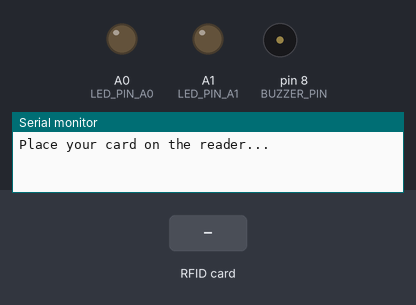
Bench run of a sketch on a simulated Arduino Uno, built with avr-gcc and run on an emulated ATmega328P. On the bench: output pins drawn as LEDs (lit = HIGH), buzzer (waves = sounding, pin HIGH), the last lines printed to the serial monitor. Inputs (shaded band) come from the test bench. Pins used as bus, display or sensor lines are not drawn.

Above: at 1.2 s.
1.3 s: RFID card C3 0F 17 05 held to the reader
At 1.7 s:
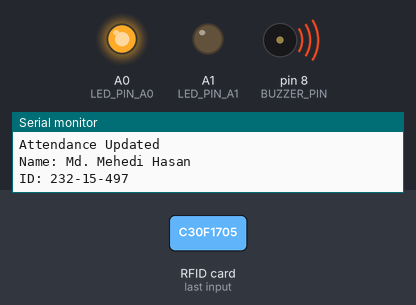
3.3 s: RFID card 5E 7A 19 C4 held to the reader
At 3.7 s:
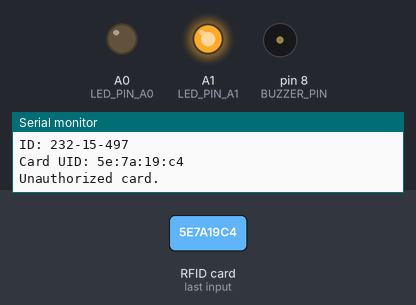
5.3 s: RFID card 90 8E A5 53 held to the reader
At 6.5 s:
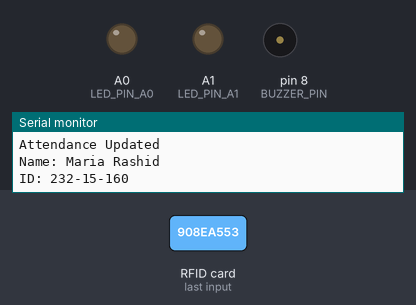
Timing chart, 0 to 8.3 s (numbered marks = the images above; inputs shaded):
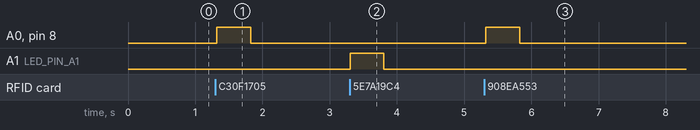

Measured:
- after the input at 1.3 s, A0 (LED_PIN_A0), pin 8 (BUZZER_PIN): LOW → HIGH at once, → LOW 0.50 s later
- after the input at 3.3 s, A1 (LED_PIN_A1): LOW → HIGH at once, → LOW 0.50 s later
- after the input at 5.3 s, A0 (LED_PIN_A0), pin 8 (BUZZER_PIN): LOW → HIGH at once, → LOW 0.50 s later

The sketch:

RFID.INO
```cpp
#include <SPI.h>
#include <MFRC522.h>

// Define RFID pins
#define RST_PIN 9  // Reset pin
#define SS_PIN 10  // Slave Select pin

// Define buzzer and LED pins
#define BUZZER_PIN 8
#define LED_PIN_A0 A0    // Authorized LED Pin (LED 1)
#define LED_PIN_A1 A1    // Unauthorized LED Pin (LED 2)

// Create MFRC522 instance
MFRC522 mfrc522(SS_PIN, RST_PIN);

// Define the target UIDs for multiple cards
const byte targetUIDs[][4] = {
  {0xC3, 0x0F, 0x17, 0x05},  // Card 1 UID (Mehedi Hasan)
  {0x90, 0x8E, 0xA5, 0x53}   // Card 2 UID (Maria Rashid)
};

// Define the corresponding names and IDs for each card
const char* names[] = {
  "Md. Mehedi Hasan",   // Name for Card 1
  "Maria Rashid"        // Name for Card 2
};

const char* ids[] = {
  "232-15-497",         // ID for Card 1
  "232-15-160"          // ID for Card 2
};

void setup() {
  // Initialize Serial Monitor
  Serial.begin(9600);
  while (!Serial);

  // Initialize SPI bus and RFID reader
  SPI.begin();
  mfrc522.PCD_Init();
  Serial.println("Place your card on the reader...");

  // Initialize buzzer and LED pins
  pinMode(BUZZER_PIN, OUTPUT);
  pinMode(LED_PIN_A0, OUTPUT);  // Authorized LED Pin
  pinMode(LED_PIN_A1, OUTPUT);  // Unauthorized LED Pin
  digitalWrite(BUZZER_PIN, LOW);
  digitalWrite(LED_PIN_A0, LOW);
  digitalWrite(LED_PIN_A1, LOW);  // Ensure Unauthorized LED is off initially
}

void loop() {
  // Look for new cards
  if (!mfrc522.PICC_IsNewCardPresent() || !mfrc522.PICC_ReadCardSerial()) {
    return;
  }

  // Print the detected UID
  String detectedUID = "";
  for (byte i = 0; i < mfrc522.uid.size; i++) {
    detectedUID += String(mfrc522.uid.uidByte[i], HEX);
    if (i != mfrc522.uid.size - 1) {
      detectedUID += ":";
    }
  }
  Serial.print("Card UID: ");
  Serial.println(detectedUID);

  // Check if the detected UID matches any of the target UIDs
  int cardIndex = getCardIndex(mfrc522.uid.uidByte, mfrc522.uid.size);
  if (cardIndex != -1) {
    Serial.print("Attendance Updated\nName: ");
    Serial.println(names[cardIndex]);
    Serial.print("ID: ");
    Serial.println(ids[cardIndex]);
    activateAuthorizedLED();  // Turn on Authorized LED (A0)
  } else {
    Serial.println("Unauthorized card.");
    activateUnauthorizedLED();  // Turn on Unauthorized LED (A1)
  }

  // Halt the card
  mfrc522.PICC_HaltA();
}

// Function to compare the detected UID with the target UIDs
int getCardIndex(byte *uid, byte uidSize) {
  for (int i = 0; i < sizeof(targetUIDs) / sizeof(targetUIDs[0]); i++) {
    if (uidSize == sizeof(targetUIDs[0])) {
      bool match = true;
      for (byte j = 0; j < uidSize; j++) {
        if (uid[j] != targetUIDs[i][j]) {
          match = false;
          break;
        }
      }
      if (match) {
        return i;  // Return the index of the matching card
      }
    }
  }
  return -1;  // No match found
}

// Function to activate the buzzer and authorized LED
void activateAuthorizedLED() {
  digitalWrite(BUZZER_PIN, HIGH);
  digitalWrite(LED_PIN_A0, HIGH);  // Turn on Authorized LED (A0)
  delay(500);  // Buzzer and LED on for 500ms
  digitalWrite(BUZZER_PIN, LOW);
  digitalWrite(LED_PIN_A0, LOW);  // Turn off Authorized LED (A0)
}

// Function to activate the Unauthorized LED
void activateUnauthorizedLED() {
  digitalWrite(LED_PIN_A1, HIGH);  // Turn on Unauthorized LED (A1)
  delay(500);  // LED stays on for 500ms
  digitalWrite(LED_PIN_A1, LOW);   // Turn off Unauthorized LED (A1)
}
```
